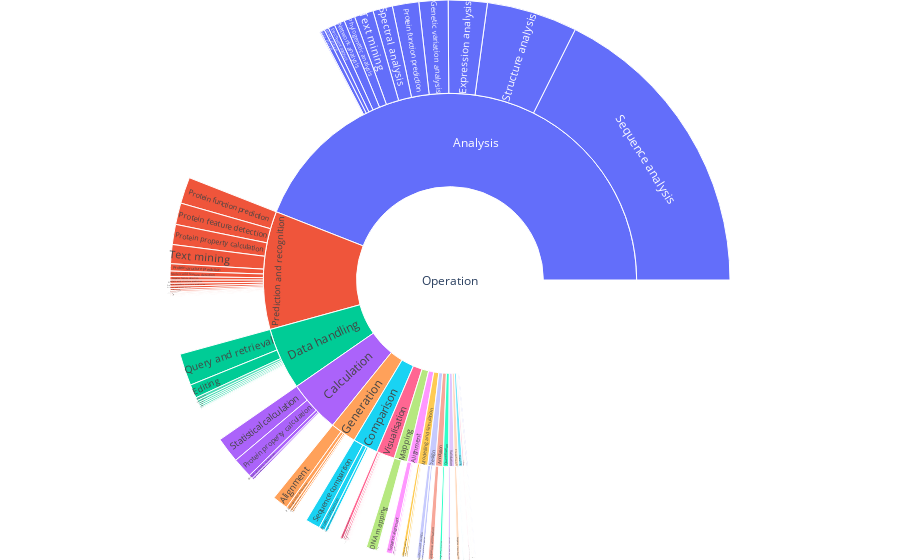

This figure's notebook cell:
### Code cell
def operation_usage(operation):
    #print(operation.iri, biotools_operations.get(operation.iri, 0))
    return biotools_operations.get(operation.iri, 0)

sunburst_data, root_node_value = get_sunburst_data(EDAM["operation_0004"], None, "", operation_usage)
# print(sunburst_data)
display_sunburst(sunburst_data)

### Figure 1 — Plotly figure (JSON) as saved in the notebook; plotly's stock layout.template omitted (floating-point values rounded to 4 significant figures; data arrays with more than 128 entries replaced by an {"elided": "..."} marker saying what was removed)
{"data": [{"ids": {"elided": "1053 str values"}, "labels": {"elided": "1053 str values"}, "maxdepth": 3, "parents": {"elided": "1053 str values"}, "type": "sunburst", "values": {"elided": "1053 int values"}}], "layout": {"autosize": true, "margin": {"b": 0, "l": 0, "r": 0, "t": 0}}}
